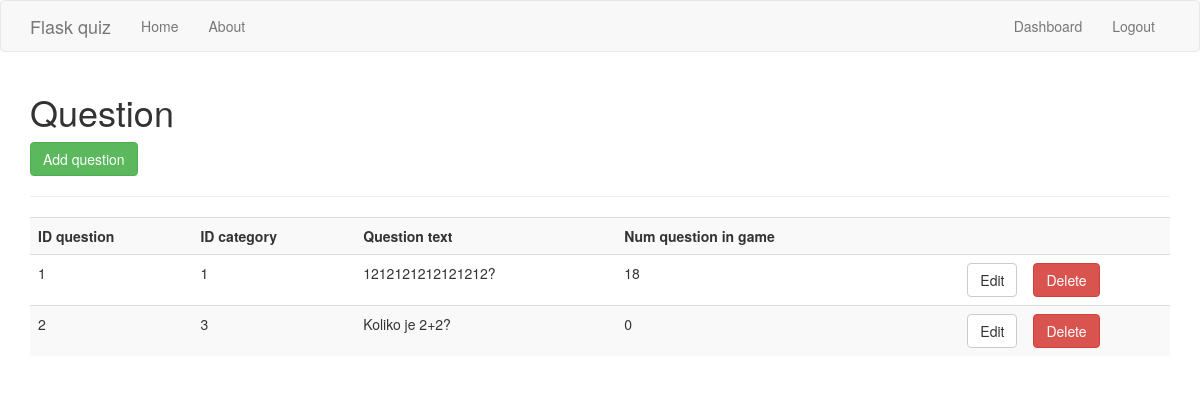
Page /question (signed in) on the earlier database version.
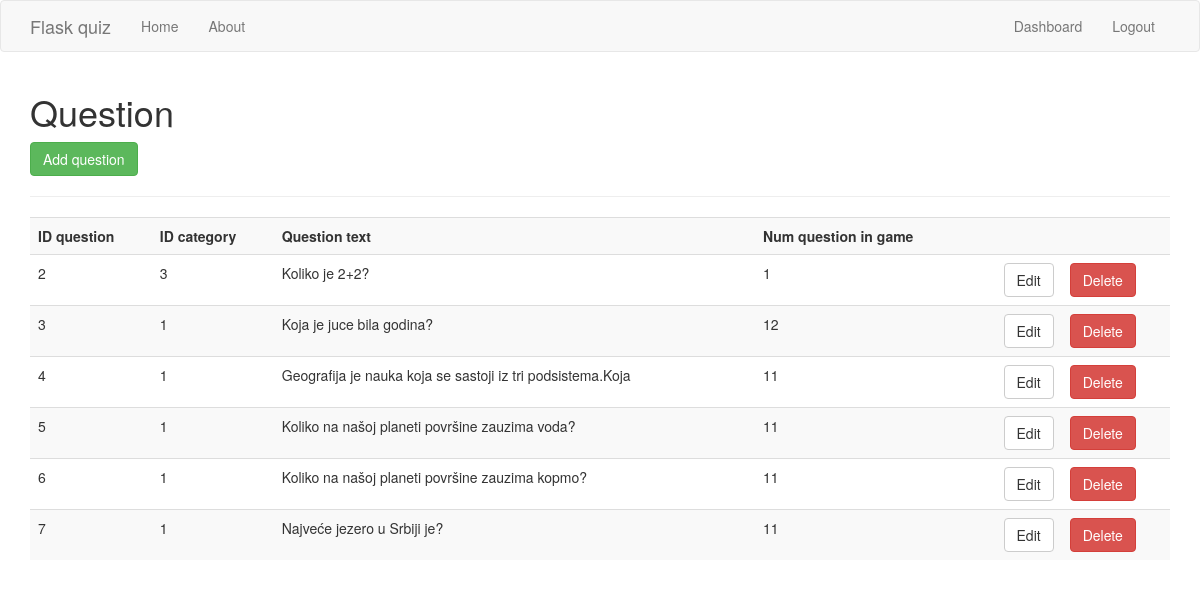
Same page on the later database version.
### app/models.py (models this page shows)
class Question(db.Model):
    id_question = db.Column(db.Integer, primary_key=True)
    id_category = db.Column(db.Integer, db.ForeignKey('category.id_category'))
    question_text = db.Column(db.String(256))
    num_question_in_game = db.Column(db.Integer)

### app/routes.py (the view)
@app.route('/question', methods=['GET', 'POST'])
@is_logged_in
def question():
    try:
        conn = sqlite3.connect("quiz.db")
    except Error as e:
        print(e)
    cur = conn.cursor()
    result = cur.execute("SELECT * FROM question")
    questions = cur.fetchall()
    if result:
        return render_template('question.html', questions=questions)
    else:
        msg = 'No question Found'
        return render_template('dashboard.html', msg=msg)
    cur.close()

### app/routes.py (called while the page is built)
def is_logged_in(f):
    @wraps(f)
    def wrap(*args, **kwargs):
        if 'logged_in' in session:
            return f(*args, **kwargs)
        else:
            flash('Unauthorized, Please login', 'danger')
            return redirect(url_for('login'))
    return wrap

### app/templates/question.html (shortened to what this page needs)
{% extends "layout.html" %}
{% block body %}
  <h1>Question</h1>
  <a class="btn btn-success" href="/question_add">Add question</a>
  <hr>
  <table class="table table-striped">
    <tr>
      <th>ID question</th>
      <th>ID category</th>
      <th>Question text</th>
      <th>Num question in game</th>
      <th></th>
      <th></th>
    </tr>
    {% for question in questions %}
      <tr>
        <td>{{question[0]}}</td>
        <td>{{question[1]}}</td>
        <td>{{question[2]}}</td>
        <td>{{question[3]}}</td>
        <td><a href="question_edit/{{question[0]}}" class="btn btn-default pull-right">Edit</a></td>
        <td>
          <form action="{{url_for('question_delete', id=question[0])}}" method="post">
            <input type="submit" value="Delete" class="btn btn-danger">
          </form>
        </td>
      </tr>
    {% endfor %}
  </table>
{% endblock %}

### app/templates/layout.html (shortened to what this page needs)
<!DOCTYPE html>
<html>
  <head>
    <link rel="stylesheet" href="https://maxcdn.bootstrapcdn.com/bootstrap/3.3.7/css/bootstrap.min.css">
  </head>
  <body>
    {% include 'includes/_navbar.html' %}
    <div class="container">
      {% block body %}{% endblock %}
    </div>
  </body>
</html>

### app/templates/includes/_navbar.html (shortened to what this page needs)
<nav class="navbar navbar-default">
      <div class="container">
        <div class="navbar-header">
          <a class="navbar-brand" href="#">Flask quiz</a>
        </div>
        <div id="navbar" class="collapse navbar-collapse">
          <ul class="nav navbar-nav">
            <li><a href="/">Home</a></li>
            <li><a href="/about">About</a></li>
          </ul>
          <ul class="nav navbar-nav navbar-right">
            {% if session.logged_in %}
              <li><a href="/dashboard">Dashboard</a></li>
              <li><a href="/logout">Logout</a></li>
            {% else %}
              <li><a href="/register">Register</a></li>
              <li><a href="/login">Login</a></li>
            {% endif %}
          </ul>
        </div>
      </div>
    </nav>

Differences in the rows shown:
removed Question: id_question "1", id_category "1", question_text "1212121212121212?", num_question_in_game "18"
changed Question "Koliko je 2+2?": num_question_in_game "0" → "1"
added Question: id_question "3", id_category "1", question_text "Koja je juce bila godina?", num_question_in_game "12"
added Question: id_question "4", id_category "1", question_text "Geografija je nauka koja se sastoji iz tri podsistema.Koja", num_question_in_game "11"
added Question: id_question "5", id_category "1", question_text "Koliko na našoj planeti površine zauzima voda?", num_question_in_game "11"
added Question: id_question "6", id_category "1", question_text "Koliko na našoj planeti površine zauzima kopmo?", num_question_in_game "11"
added Question: id_question "7", id_category "1", question_text "Najveće jezero u Srbiji je?", num_question_in_game "11"
